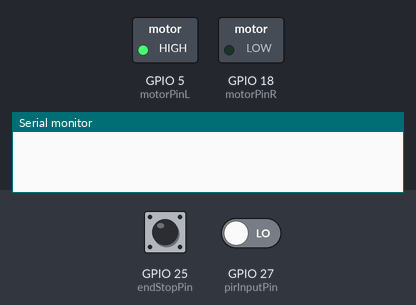
Recording of a sketch running on a simulated ESP32. Parts: switched loads named in the sketch (green lamp = pin HIGH), the last lines printed to the serial monitor. Inputs (shaded band) come from the test bench; at power-on: GPIO 25 (endStopPin) LOW, GPIO 27 (pirInputPin) LOW.

Above: at 0.8 s.
0.9 s: GPIO 25 (endStopPin) pulled HIGH for 1 s
At 2.4 s:
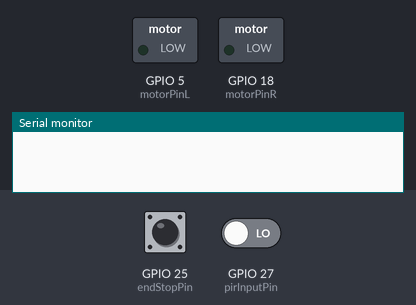
3.4 s: GPIO 27 (pirInputPin) driven HIGH
At 4.4 s:
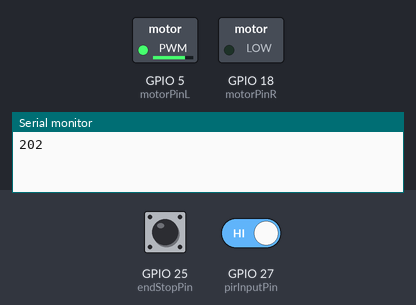
4.9 s: GPIO 25 (endStopPin) pulled HIGH for 0.15 s
At 5.9 s:
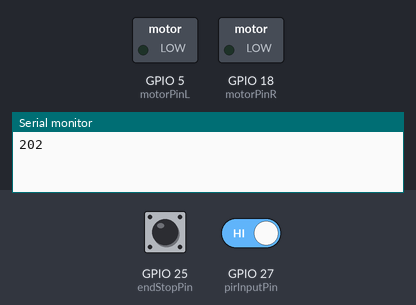
6.5 s: GPIO 27 (pirInputPin) driven LOW
At 9.1 s:
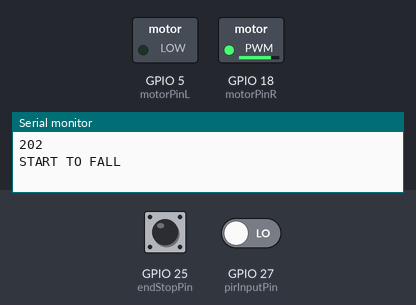
Timing chart, 0 to 10.4 s (numbered marks = the images above; inputs shaded):
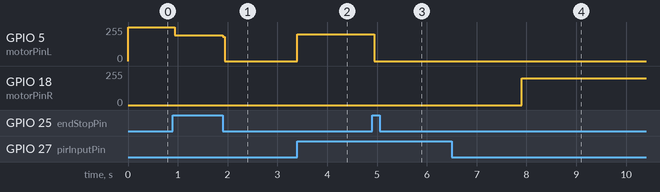

The sketch:

churchSketch_DistanceVariable.ino
```cpp
/* Things to implement/problems:
    - endStopper: Tempo, Stops when Endstopper == true
    - reading pir when on the Top >> if movmement add delay
    - set position after endStop() == true
    - set final variables
*/


#include <dummy.h>

#include <Arduino.h>
#include <analogWrite.h>

#define pirInputPin     27
#define motorPinL       5
#define motorPinR       18
#define poti1InputPin   34
#define poti2InputPin   35
#define endStopPin      25

const long maxMotorDistance = 700000;
const long minMotorDistance = 200000;
const int motorTime = 40;
const int waitingTime = 3;

int motorSpeed = 2000;
int motorDistance  = 1000;
boolean motorDirection = true;
boolean movement = false;
boolean endStop = false;


void setup() {
  pinMode(endStopPin, INPUT_PULLDOWN);
  pinMode(pirInputPin, INPUT);
  Serial.begin(9600);
  initializing();
  //Serial.println("SETUP!");
}

void loop() {
  endStopper();
  //Serial.println(endStop);

  movement = pirRead(pirInputPin);
  if (movement) {
    //Serial.println("MOVEMENT!");
    motorDirection = true;
    BalloonRiseAndFall();
    delay(waitingTime * 1000);

  }
}


void endStopper() {
  endStop = false;
  if (digitalRead(endStopPin) == LOW) {
    endStop = false;
  }
  if (digitalRead(endStopPin) == HIGH) {
    endStop = true;
    //Serial.println("ENDSTOP");
    stopMotor();
    setStartPosition();

  }
}

void setDistance() {
  motorDistance = map(analogRead(poti1InputPin), 1, 4094, minMotorDistance, maxMotorDistance);
}
//void setMotorSpeed() {
//  motorSpeed = map(analogRead(poti1InputPin), 0, 4095, 0, 255);
//}

void initializing() {
  //Serial.println("initializing....");
  driveMotor(1, 1, 255);
  //driveMotor(0,3,200);
  stopMotor();
  while (endStop == false) {
    driveMotor(0, 1, 255);
  }
}

void driveMotor(boolean dir, int duration, int tempo) {
  //Serial.println("DRIVE");
  duration = duration * 1000;
  if (dir == 1) {
    for (int i = 0; i <= duration; i++) {
      endStopper();
            analogWrite(motorPinR, 0);
      analogWrite(motorPinL, tempo);
      if (endStop == true) {
        //setStartPosition();
        i = duration;
      }

      delay(1);
    }
  }
  if (dir == 0) {
    for (int k = 0; k <= duration; k++) {
      endStopper();
      analogWrite(motorPinL, 0);
      analogWrite(motorPinR, tempo);
      if (endStop == true) {
        //setStartPosition();
        k = duration;
      }

      delay(1);
    }
  }
}

void BalloonRiseAndFall() {
  //Serial.println("START TO RISE");
  motorDirection = 1;
  setDistance();
  motorSpeed = calculateSpeed(motorTime, motorDistance);
  Serial.println(motorSpeed);
  driveMotor(1, motorTime, motorSpeed);
  stopMotor();
  delay(waitingTime * 1000);
  while(pirRead(pirInputPin)){
    delay(waitingTime*1000);
  }
  Serial.println("START TO FALL");
  motorDirection = !motorDirection;
  driveMotor(0, motorTime*1.2, motorSpeed);
  stopMotor();
  //Serial.println("BACK TO BOTTOM");
  motorDirection = !motorDirection;
}

boolean pirRead(int PinToRead) {
  if (digitalRead(PinToRead) == HIGH) {
    return true;
  } else {
    return false;
  }
}

int calculateSpeed(int duration, int distance) {
  int calculatedSpeed = distance / duration;
  Serial.println("Speed: "+calculatedSpeed);
  return map(calculatedSpeed, minMotorDistance / duration, maxMotorDistance / duration, 150, 254);
}

void stopMotor() {
  //driveMotor(0, 0, 0);
  analogWrite(motorPinR, 0);
  analogWrite(motorPinL, 0);
}

void setStartPosition() {
  if (endStop) {
    //Serial.println("correction");

    for (int e=0;e<=100;e++){
      analogWrite(motorPinR, 0);
      analogWrite(motorPinL, 200);
    }
      analogWrite(motorPinR, 0);
      analogWrite(motorPinL, 0);
    //delay(500);
    //endStop = false;
    //loop();

    //driveMotor(1, 5, 200);
  }
}
```

Measured:
- after the input at 0.9 s, GPIO 5 (motorPinL): 255/255 → 192/255 at once, → 0/255 0.96 s later; GPIO 18 (motorPinR): stays 0/255 (without the input it goes to 255/255 after 0.13 s)
- after the input at 3.4 s, GPIO 5 (motorPinL): 0/255 → 202/255 at once
- after the input at 4.9 s, GPIO 5 (motorPinL): 202/255 → 0/255 at once
- after the input at 6.5 s, GPIO 18 (motorPinR): 0/255 → 202/255 after 1.4 s
